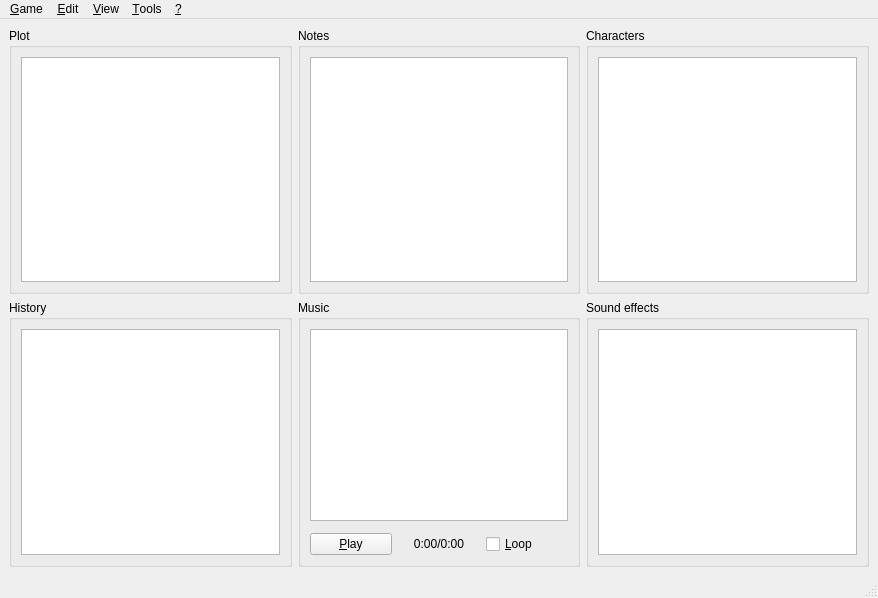
<?xml version="1.0" encoding="UTF-8"?>
<ui version="4.0">
 <class>mainWindow</class>
 <widget class="QMainWindow" name="mainWindow">
  <property name="geometry">
   <rect>
    <x>0</x>
    <y>0</y>
    <width>878</width>
    <height>598</height>
   </rect>
  </property>
  <property name="windowTitle">
   <string>GM-Assistant</string>
  </property>
  <property name="windowIcon">
   <iconset resource="../../ressource.qrc">
    <normaloff>:/data/images/GMA.svg</normaloff>:/data/images/GMA.svg</iconset>
  </property>
  <widget class="QWidget" name="centralWidget">
   <layout class="QGridLayout" name="gridLayout_4">
    <item row="0" column="0">
     <layout class="QGridLayout" name="GridLayout">
      <item row="4" column="0">
       <widget class="QGroupBox" name="gbPlot">
        <property name="title">
         <string>Plot</string>
        </property>
        <layout class="QVBoxLayout" name="verticalLayout1">
         <item>
          <widget class="QCustomTreeWidget" name="treePlot">
           <property name="mouseTracking">
            <bool>true</bool>
           </property>
           <property name="acceptDrops">
            <bool>true</bool>
           </property>
           <property name="dragEnabled">
            <bool>true</bool>
           </property>
           <property name="dragDropMode">
            <enum>QAbstractItemView::InternalMove</enum>
           </property>
           <property name="defaultDropAction">
            <enum>Qt::MoveAction</enum>
           </property>
           <property name="alternatingRowColors">
            <bool>true</bool>
           </property>
           <property name="animated">
            <bool>true</bool>
           </property>
           <property name="headerHidden">
            <bool>true</bool>
           </property>
           <column>
            <property name="text">
             <string notr="true">1</string>
            </property>
           </column>
          </widget>
         </item>
        </layout>
       </widget>
      </item>
      <item row="5" column="0">
       <widget class="QGroupBox" name="gbHistory">
        <property name="title">
         <string>History</string>
        </property>
        <layout class="QVBoxLayout" name="verticalLayout2">
         <item>
          <widget class="QCustomTreeWidget" name="treeHistory">
           <property name="mouseTracking">
            <bool>true</bool>
           </property>
           <property name="acceptDrops">
            <bool>true</bool>
           </property>
           <property name="dragEnabled">
            <bool>true</bool>
           </property>
           <property name="dragDropMode">
            <enum>QAbstractItemView::InternalMove</enum>
           </property>
           <property name="defaultDropAction">
            <enum>Qt::MoveAction</enum>
           </property>
           <property name="alternatingRowColors">
            <bool>true</bool>
           </property>
           <property name="animated">
            <bool>true</bool>
           </property>
           <property name="headerHidden">
            <bool>true</bool>
           </property>
           <column>
            <property name="text">
             <string notr="true">1</string>
            </property>
           </column>
          </widget>
         </item>
        </layout>
       </widget>
      </item>
      <item row="4" column="1">
       <widget class="QGroupBox" name="gbNote">
        <property name="title">
         <string>Notes</string>
        </property>
        <layout class="QVBoxLayout" name="verticalLayout4">
         <item>
          <widget class="QCustomTextEdit" name="textNotes">
           <property name="contextMenuPolicy">
            <enum>Qt::NoContextMenu</enum>
           </property>
           <property name="undoRedoEnabled">
            <bool>false</bool>
           </property>
           <property name="acceptRichText">
            <bool>false</bool>
           </property>
          </widget>
         </item>
        </layout>
       </widget>
      </item>
      <item row="4" column="2">
       <widget class="QGroupBox" name="gbCharacter">
        <property name="title">
         <string>Characters</string>
        </property>
        <layout class="QVBoxLayout" name="verticalLayout5">
         <item>
          <widget class="QCustomTableWidget" name="tableStats">
           <property name="editTriggers">
            <set>QAbstractItemView::AnyKeyPressed|QAbstractItemView::DoubleClicked</set>
           </property>
           <property name="verticalScrollMode">
            <enum>QAbstractItemView::ScrollPerPixel</enum>
           </property>
           <property name="horizontalScrollMode">
            <enum>QAbstractItemView::ScrollPerPixel</enum>
           </property>
          </widget>
         </item>
        </layout>
       </widget>
      </item>
      <item row="5" column="2">
       <widget class="QGroupBox" name="gbSound">
        <property name="title">
         <string>Sound effects</string>
        </property>
        <layout class="QVBoxLayout" name="verticalLayout6">
         <item>
          <widget class="QCustomTreeWidget" name="treeFX">
           <property name="mouseTracking">
            <bool>true</bool>
           </property>
           <property name="acceptDrops">
            <bool>true</bool>
           </property>
           <property name="dragEnabled">
            <bool>true</bool>
           </property>
           <property name="dragDropMode">
            <enum>QAbstractItemView::InternalMove</enum>
           </property>
           <property name="defaultDropAction">
            <enum>Qt::MoveAction</enum>
           </property>
           <property name="alternatingRowColors">
            <bool>true</bool>
           </property>
           <property name="animated">
            <bool>true</bool>
           </property>
           <property name="headerHidden">
            <bool>true</bool>
           </property>
           <column>
            <property name="text">
             <string notr="true">1</string>
            </property>
           </column>
          </widget>
         </item>
        </layout>
       </widget>
      </item>
      <item row="5" column="1">
       <widget class="QGroupBox" name="gbMusic">
        <property name="title">
         <string>Music</string>
        </property>
        <layout class="QVBoxLayout" name="verticalLayout3">
         <item>
          <widget class="QCustomTreeWidget" name="treeMusic">
           <property name="mouseTracking">
            <bool>true</bool>
           </property>
           <property name="acceptDrops">
            <bool>true</bool>
           </property>
           <property name="dragEnabled">
            <bool>true</bool>
           </property>
           <property name="dragDropMode">
            <enum>QAbstractItemView::InternalMove</enum>
           </property>
           <property name="defaultDropAction">
            <enum>Qt::MoveAction</enum>
           </property>
           <property name="alternatingRowColors">
            <bool>true</bool>
           </property>
           <property name="animated">
            <bool>true</bool>
           </property>
           <property name="headerHidden">
            <bool>true</bool>
           </property>
           <column>
            <property name="text">
             <string notr="true">1</string>
            </property>
           </column>
          </widget>
         </item>
         <item>
          <layout class="QVBoxLayout" name="verticalLayout_2">
           <item>
            <widget class="Phonon::SeekSlider" name="sliderMusic">
             <property name="statusTip">
              <string>Browse the music file</string>
             </property>
            </widget>
           </item>
           <item>
            <layout class="QHBoxLayout" name="horizontalLayout1">
             <item>
              <widget class="QPushButton" name="buttonMusic">
               <property name="statusTip">
                <string>Play/Pause/Resume the music</string>
               </property>
               <property name="text">
                <string>&amp;Play</string>
               </property>
              </widget>
             </item>
             <item>
              <widget class="QLabel" name="labelPosition">
               <property name="text">
                <string>0:00/0:00</string>
               </property>
               <property name="alignment">
                <set>Qt::AlignCenter</set>
               </property>
              </widget>
             </item>
             <item>
              <widget class="QCheckBox" name="checkRepeat">
               <property name="statusTip">
                <string>Enable/Disable loop playing</string>
               </property>
               <property name="text">
                <string>&amp;Loop</string>
               </property>
              </widget>
             </item>
            </layout>
           </item>
          </layout>
         </item>
        </layout>
       </widget>
      </item>
     </layout>
    </item>
   </layout>
  </widget>
  <widget class="QMenuBar" name="menuBar">
   <property name="geometry">
    <rect>
     <x>0</x>
     <y>0</y>
     <width>878</width>
     <height>29</height>
    </rect>
   </property>
   <widget class="QMenu" name="menuGame">
    <property name="title">
     <string>&amp;Game</string>
    </property>
    <addaction name="action_New"/>
    <addaction name="separator"/>
    <addaction name="action_Reload"/>
    <addaction name="action_Load"/>
    <addaction name="separator"/>
    <addaction name="action_Save"/>
    <addaction name="actionS_ave_as"/>
    <addaction name="separator"/>
    <addaction name="actionR_ecent"/>
    <addaction name="separator"/>
    <addaction name="action_Quit"/>
   </widget>
   <widget class="QMenu" name="menu">
    <property name="title">
     <string>&amp;?</string>
    </property>
    <addaction name="actionAbout"/>
   </widget>
   <widget class="QMenu" name="menuView">
    <property name="title">
     <string>&amp;View</string>
    </property>
    <widget class="QMenu" name="menu_Language">
     <property name="enabled">
      <bool>false</bool>
     </property>
     <property name="title">
      <string>&amp;Language</string>
     </property>
    </widget>
    <widget class="QMenu" name="menu_Interface">
     <property name="title">
      <string>&amp;Interface</string>
     </property>
     <addaction name="actionFull"/>
     <addaction name="actionSimple"/>
     <addaction name="actionMusic"/>
     <addaction name="actionDesign"/>
     <addaction name="actionNoMusic"/>
    </widget>
    <addaction name="menu_Interface"/>
    <addaction name="menu_Language"/>
   </widget>
   <widget class="QMenu" name="menu_Edit">
    <property name="title">
     <string>&amp;Edit</string>
    </property>
    <addaction name="action_Undo"/>
    <addaction name="action_Redo"/>
   </widget>
   <widget class="QMenu" name="menuTools">
    <property name="title">
     <string>&amp;Tools</string>
    </property>
    <addaction name="action_Dice"/>
    <addaction name="action_Combat"/>
   </widget>
   <addaction name="menuGame"/>
   <addaction name="menu_Edit"/>
   <addaction name="menuView"/>
   <addaction name="menuTools"/>
   <addaction name="menu"/>
  </widget>
  <widget class="QStatusBar" name="statusBar"/>
  <action name="action_New">
   <property name="text">
    <string>&amp;New</string>
   </property>
   <property name="statusTip">
    <string>Create a new game</string>
   </property>
   <property name="shortcut">
    <string>Ctrl+N</string>
   </property>
  </action>
  <action name="action_Load">
   <property name="text">
    <string>&amp;Load</string>
   </property>
   <property name="statusTip">
    <string>Load a game</string>
   </property>
   <property name="shortcut">
    <string>Ctrl+O</string>
   </property>
  </action>
  <action name="action_Save">
   <property name="text">
    <string>&amp;Save</string>
   </property>
   <property name="statusTip">
    <string>Save the current game</string>
   </property>
   <property name="shortcut">
    <string>Ctrl+S</string>
   </property>
  </action>
  <action name="actionS_ave_as">
   <property name="text">
    <string>S&amp;ave as</string>
   </property>
   <property name="statusTip">
    <string>Save the current game in a new file</string>
   </property>
   <property name="shortcut">
    <string>Ctrl+Shift+S</string>
   </property>
  </action>
  <action name="action_Quit">
   <property name="text">
    <string>&amp;Quit</string>
   </property>
   <property name="statusTip">
    <string>Exit the application</string>
   </property>
   <property name="shortcut">
    <string>Ctrl+Q</string>
   </property>
  </action>
  <action name="actionAbout">
   <property name="text">
    <string>&amp;About</string>
   </property>
   <property name="statusTip">
    <string>Display information about GM-Assistant</string>
   </property>
   <property name="shortcut">
    <string>F1</string>
   </property>
  </action>
  <action name="action_Reload">
   <property name="text">
    <string>&amp;Reload</string>
   </property>
   <property name="statusTip">
    <string>Reload the current game</string>
   </property>
   <property name="shortcut">
    <string>Ctrl+R</string>
   </property>
  </action>
  <action name="actionR_ecent">
   <property name="text">
    <string>R&amp;ecent</string>
   </property>
   <property name="statusTip">
    <string>Load a recently opened game</string>
   </property>
  </action>
  <action name="actionFull">
   <property name="checkable">
    <bool>true</bool>
   </property>
   <property name="checked">
    <bool>true</bool>
   </property>
   <property name="text">
    <string>&amp;Full</string>
   </property>
   <property name="statusTip">
    <string>Tools shown : Plot, Notes, Characters, History, Music and Sound effects</string>
   </property>
   <property name="shortcut">
    <string>F5</string>
   </property>
  </action>
  <action name="actionMusic">
   <property name="checkable">
    <bool>true</bool>
   </property>
   <property name="text">
    <string>&amp;Music</string>
   </property>
   <property name="statusTip">
    <string>Tools shown : Music and Sound effects</string>
   </property>
   <property name="shortcut">
    <string>F7</string>
   </property>
  </action>
  <action name="actionSimple">
   <property name="checkable">
    <bool>true</bool>
   </property>
   <property name="text">
    <string>&amp;Simple</string>
   </property>
   <property name="statusTip">
    <string>Tools shown : Plot, Music and Sound effects</string>
   </property>
   <property name="shortcut">
    <string>F6</string>
   </property>
  </action>
  <action name="actionDesign">
   <property name="checkable">
    <bool>true</bool>
   </property>
   <property name="text">
    <string>&amp;Design</string>
   </property>
   <property name="statusTip">
    <string>Tools shown : Plot, Characters and Notes</string>
   </property>
   <property name="shortcut">
    <string>F8</string>
   </property>
  </action>
  <action name="actionNoMusic">
   <property name="checkable">
    <bool>true</bool>
   </property>
   <property name="text">
    <string>&amp;No Music</string>
   </property>
   <property name="statusTip">
    <string>Tools shown : Plot, Characters, History and Notes</string>
   </property>
   <property name="shortcut">
    <string>F9</string>
   </property>
  </action>
  <action name="action_Undo">
   <property name="text">
    <string>&amp;Undo</string>
   </property>
   <property name="statusTip">
    <string>Undo the last modification</string>
   </property>
   <property name="shortcut">
    <string>Ctrl+Z</string>
   </property>
  </action>
  <action name="action_Redo">
   <property name="text">
    <string>&amp;Redo</string>
   </property>
   <property name="statusTip">
    <string>Redo the last undone modification</string>
   </property>
   <property name="shortcut">
    <string>Ctrl+Shift+Z</string>
   </property>
  </action>
  <action name="action_Dice">
   <property name="text">
    <string>&amp;Dice simulator</string>
   </property>
   <property name="statusTip">
    <string>Throw virtual dices</string>
   </property>
   <property name="shortcut">
    <string>Ctrl+D</string>
   </property>
  </action>
  <action name="action_Combat">
   <property name="text">
    <string>&amp;Combat manager</string>
   </property>
   <property name="statusTip">
    <string>Manage round per round combats</string>
   </property>
   <property name="shortcut">
    <string>Ctrl+M</string>
   </property>
  </action>
  <action name="action_English">
   <property name="checkable">
    <bool>true</bool>
   </property>
   <property name="text">
    <string>&amp;English</string>
   </property>
  </action>
 </widget>
 <customwidgets>
  <customwidget>
   <class>Phonon::SeekSlider</class>
   <extends>QWidget</extends>
   <header location="global">phonon/seekslider.h</header>
  </customwidget>
  <customwidget>
   <class>QCustomTreeWidget</class>
   <extends>QTreeWidget</extends>
   <header>QCustomTreeWidget.h</header>
  </customwidget>
  <customwidget>
   <class>QCustomTableWidget</class>
   <extends>QTableWidget</extends>
   <header>QCustomTableWidget.h</header>
  </customwidget>
  <customwidget>
   <class>QCustomTextEdit</class>
   <extends>QTextEdit</extends>
   <header>QCustomTextEdit.h</header>
  </customwidget>
 </customwidgets>
 <resources>
  <include location="../../ressource.qrc"/>
 </resources>
 <connections/>
</ui>
